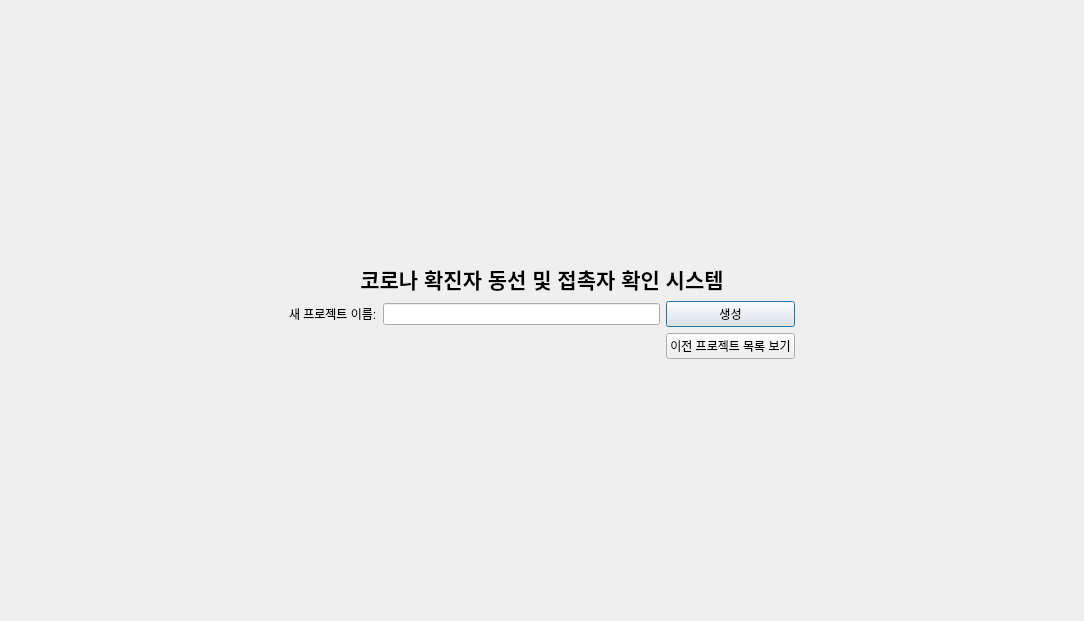
<?xml version="1.0" encoding="UTF-8"?>
<ui version="4.0">
 <class>Dialog</class>
 <widget class="QDialog" name="Dialog">
  <property name="geometry">
   <rect>
    <x>0</x>
    <y>0</y>
    <width>1084</width>
    <height>621</height>
   </rect>
  </property>
  <property name="windowTitle">
   <string>Dialog</string>
  </property>
  <layout class="QGridLayout" name="gridLayout">
   <item row="0" column="2">
    <spacer name="verticalSpacer">
     <property name="orientation">
      <enum>Qt::Vertical</enum>
     </property>
     <property name="sizeHint" stdset="0">
      <size>
       <width>20</width>
       <height>224</height>
      </size>
     </property>
    </spacer>
   </item>
   <item row="1" column="1" colspan="3">
    <widget class="QLabel" name="label_2">
     <property name="text">
      <string>&lt;html&gt;&lt;head/&gt;&lt;body&gt;&lt;p align=&quot;center&quot;&gt;&lt;span style=&quot; font-size:16pt; font-weight:600;&quot;&gt;코로나 확진자 동선 및 접촉자 확인 시스템&lt;/span&gt;&lt;/p&gt;&lt;/body&gt;&lt;/html&gt;</string>
     </property>
    </widget>
   </item>
   <item row="2" column="0">
    <spacer name="horizontalSpacer">
     <property name="orientation">
      <enum>Qt::Horizontal</enum>
     </property>
     <property name="sizeHint" stdset="0">
      <size>
       <width>201</width>
       <height>20</height>
      </size>
     </property>
    </spacer>
   </item>
   <item row="2" column="1">
    <widget class="QLabel" name="label">
     <property name="text">
      <string>새 프로젝트 이름:</string>
     </property>
    </widget>
   </item>
   <item row="2" column="2">
    <widget class="QLineEdit" name="projNameLineEdit"/>
   </item>
   <item row="2" column="3">
    <widget class="QPushButton" name="createBtn">
     <property name="text">
      <string>생성</string>
     </property>
    </widget>
   </item>
   <item row="2" column="4">
    <spacer name="horizontalSpacer_2">
     <property name="orientation">
      <enum>Qt::Horizontal</enum>
     </property>
     <property name="sizeHint" stdset="0">
      <size>
       <width>200</width>
       <height>20</height>
      </size>
     </property>
    </spacer>
   </item>
   <item row="3" column="3">
    <widget class="QPushButton" name="prevProjListBtn">
     <property name="text">
      <string>이전 프로젝트 목록 보기</string>
     </property>
    </widget>
   </item>
   <item row="4" column="2">
    <spacer name="verticalSpacer_2">
     <property name="orientation">
      <enum>Qt::Vertical</enum>
     </property>
     <property name="sizeHint" stdset="0">
      <size>
       <width>20</width>
       <height>224</height>
      </size>
     </property>
    </spacer>
   </item>
  </layout>
 </widget>
 <resources/>
 <connections/>
</ui>
